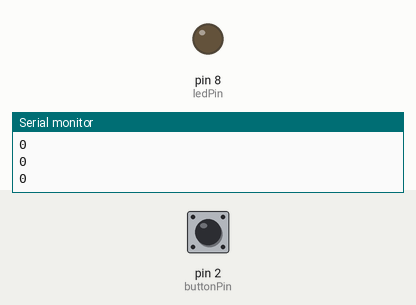
Simulated run of this sketch. Board: Arduino Uno, built with avr-gcc and run on an emulated ATmega328P. Parts: output pins drawn as LEDs (lit = HIGH), the last lines printed to the serial monitor. The inputs (shaded band) are chosen by the test bench; at power-on: pin 2 (buttonPin) LOW.

Above: at 1.2 s.
1.3 s: pin 2 (buttonPin) pulled HIGH for 0.15 s
At 1.37 s:
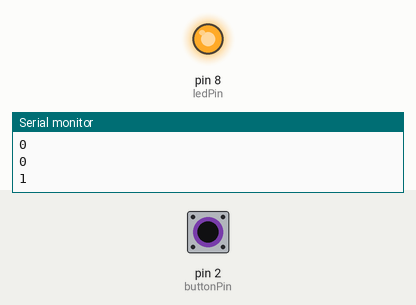
2.9 s: pin 2 (buttonPin) pulled HIGH for 3.2 s
At 6.7 s:
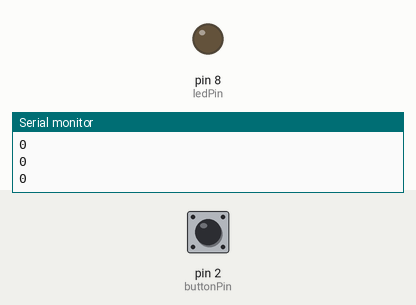
Timing chart, 0 to 8.2 s (numbered marks = the images above; inputs shaded):
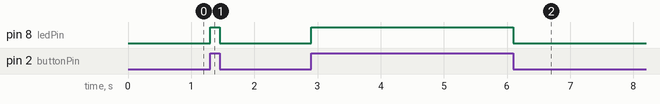

Measured:
- after the input at 1.3 s, pin 8 (ledPin): LOW → HIGH at once, → LOW 0.15 s later
- after the input at 2.9 s, pin 8 (ledPin): LOW → HIGH at once, → LOW 3.2 s later

The sketch:

sketch_oct23a.ino
```cpp
const int	buttonPin = 2;
const int	ledPin = 8;

int	buttonState = 0;
int	counter = 0;

void	setup() {
	pinMode(ledPin, OUTPUT);
	pinMode(buttonPin, INPUT);
	Serial.begin(9600);
}

void	loop() {
	buttonState = digitalRead(buttonPin);

	counter++;
	if (counter >= 10000) {
		Serial.println(buttonState);
		counter = 0;
	}
	if (buttonState == HIGH) {
		digitalWrite(ledPin, HIGH);
	} else {
		digitalWrite(ledPin, LOW);
	}
}
```
